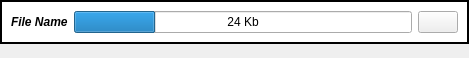
<?xml version="1.0" encoding="UTF-8"?>
<ui version="4.0">
 <class>AttachFileItem</class>
 <widget class="QWidget" name="AttachFileItem">
  <property name="geometry">
   <rect>
    <x>0</x>
    <y>0</y>
    <width>469</width>
    <height>58</height>
   </rect>
  </property>
  <property name="sizePolicy">
   <sizepolicy hsizetype="Expanding" vsizetype="Expanding">
    <horstretch>0</horstretch>
    <verstretch>0</verstretch>
   </sizepolicy>
  </property>
  <property name="windowTitle">
   <string>Form</string>
  </property>
  <property name="styleSheet">
   <string notr="true">QWidget#SubFileItem{border: none;}</string>
  </property>
  <layout class="QGridLayout" name="gridLayout_2">
   <property name="verticalSpacing">
    <number>0</number>
   </property>
   <property name="margin">
    <number>0</number>
   </property>
   <item row="0" column="0">
    <widget class="QFrame" name="frame">
     <property name="sizePolicy">
      <sizepolicy hsizetype="Expanding" vsizetype="Expanding">
       <horstretch>0</horstretch>
       <verstretch>0</verstretch>
      </sizepolicy>
     </property>
     <property name="minimumSize">
      <size>
       <width>0</width>
       <height>0</height>
      </size>
     </property>
     <property name="styleSheet">
      <string notr="true">QFrame#frame{border: 2px solid black;
background: white;}
</string>
     </property>
     <property name="frameShape">
      <enum>QFrame::StyledPanel</enum>
     </property>
     <property name="frameShadow">
      <enum>QFrame::Raised</enum>
     </property>
     <layout class="QGridLayout" name="gridLayout">
      <item row="0" column="0">
       <widget class="QLabel" name="fileLabel">
        <property name="sizePolicy">
         <sizepolicy hsizetype="Minimum" vsizetype="Minimum">
          <horstretch>0</horstretch>
          <verstretch>0</verstretch>
         </sizepolicy>
        </property>
        <property name="maximumSize">
         <size>
          <width>300</width>
          <height>16777215</height>
         </size>
        </property>
        <property name="font">
         <font>
          <weight>75</weight>
          <italic>true</italic>
          <bold>true</bold>
         </font>
        </property>
        <property name="text">
         <string>File Name</string>
        </property>
        <property name="wordWrap">
         <bool>false</bool>
        </property>
       </widget>
      </item>
      <item row="0" column="1">
       <widget class="QProgressBar" name="progressBar">
        <property name="sizePolicy">
         <sizepolicy hsizetype="MinimumExpanding" vsizetype="Fixed">
          <horstretch>0</horstretch>
          <verstretch>0</verstretch>
         </sizepolicy>
        </property>
        <property name="minimumSize">
         <size>
          <width>50</width>
          <height>0</height>
         </size>
        </property>
        <property name="styleSheet">
         <string notr="true"/>
        </property>
        <property name="value">
         <number>24</number>
        </property>
        <property name="format">
         <string>%p Kb</string>
        </property>
       </widget>
      </item>
      <item row="0" column="2">
       <widget class="QPushButton" name="cancelButton">
        <property name="sizePolicy">
         <sizepolicy hsizetype="Fixed" vsizetype="Fixed">
          <horstretch>0</horstretch>
          <verstretch>0</verstretch>
         </sizepolicy>
        </property>
        <property name="toolTip">
         <string>Cancel Download</string>
        </property>
        <property name="text">
         <string/>
        </property>
        <property name="icon">
         <iconset resource="../images.qrc">
          <normaloff>:/images/delete.png</normaloff>:/images/delete.png</iconset>
        </property>
       </widget>
      </item>
     </layout>
    </widget>
   </item>
   <item row="1" column="0">
    <spacer name="verticalSpacer">
     <property name="orientation">
      <enum>Qt::Vertical</enum>
     </property>
     <property name="sizeHint" stdset="0">
      <size>
       <width>20</width>
       <height>40</height>
      </size>
     </property>
    </spacer>
   </item>
  </layout>
 </widget>
 <resources>
  <include location="../images.qrc"/>
  <include location="../images.qrc"/>
 </resources>
 <connections/>
</ui>
